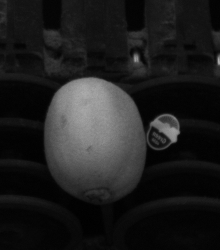
#> input picture CVProject-BarryManuzziSoprani/final challenge/C0_000006.png, 220 x 250 px; the run also reads 1 picture not shown here
$ jupyter execute --allow-errors Final_task.ipynb
#> lines starting #> are read from the running program, lines starting #| are printed output that depends on the picture; after the words box and inside, x2 and y2 are one past the last pixel; in counts of white or black regions, pixels touching at a corner belong together; pictures that were not available may be replaced by others from this repository, and a replacement may not be noted
## FINAL CHALLENGE: KIWI INSPECTION

[cell 1]
# Import libraries
import cv2
import numpy as np
from matplotlib import pyplot as plt

# Load pics
dirname = "final challenge/"
NIR_img_names = [dirname + "C0_00000" + str(i) + ".png" for i in range(6,10)]
NIR_img_names.append(dirname + "C0_000010.png")
Col_img_names = [dirname + "C1_00000" + str(i) + ".png" for i in range(6,10)]
Col_img_names.append(dirname + "C1_000010.png")

[cell 2]
# Loading of Infarared Images
img_NIR = []
img_NIR_RGB = []
j = 0
plt.figure(figsize=(20,5))
for i in NIR_img_names:
    img = cv2.imread(i, cv2.IMREAD_GRAYSCALE)
#> img is the input picture: shape (250, 220); min 0, max 171, mean 30.3
    img_NIR.append(img)

    img_c = cv2.imread(i)
    img_c = cv2.cvtColor(img_c, cv2.COLOR_BGR2RGB)
    img_NIR_RGB.append(img_c)

    plt.subplot(1,5,j+1).axis("off")
    if j==4:
        plt.title("C0_000010")
    else:
        plt.title("C0_00000{}".format(j+6))
    plt.imshow(img, cmap='gray', vmin=0, vmax=255)
    j = j+1
plt.show()

# Loading of Colored Images
img_gray = []
img_RGB = []
j = 0
plt.figure(figsize=(20,5))
#> (the rest of this cell did not finish here and is left out)

[cell 3]
#Histogram plotting
plt.figure(figsize=(20,5))
j = 0
for i in img_NIR:
    hist, bins = np.histogram(i.flatten(),256,[0,256])
    plt.subplot(1,5,j+1)
    if j==4:
        plt.title("Histogram C0_000010")
    else:
        plt.title("Histogram C0_00000{}".format(j+6))
    plt.plot(hist)
    j = j+1
plt.show()
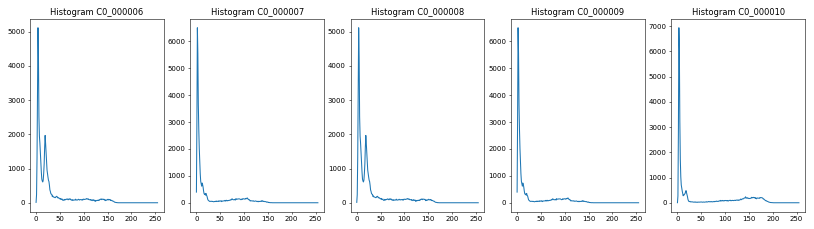
#> figure drawn by matplotlib, 5 panels; panel 1: curve peaks at x = 4, y = 5116; panel 2: curve peaks at x = 2, y = 6510; panel 3: curve peaks at x = 4, y = 5116; panel 4: curve peaks at x = 2, y = 6510

[cell 4]
#Application of a Gaussian Blur
blur = []
plt.figure(figsize=(20,5))
j = 0
for i in img_NIR:
    blur_temp = cv2.GaussianBlur(i,(3,3),0)
    blur.append(blur_temp)
    plt.subplot(1,5,j+1).axis("off")
    if j==4:
        plt.title("C0_000010 with Gaussian Blur")
    else:
        plt.title("C0_00000{} with Gaussian Blur".format(j+6))
    plt.imshow(blur[j], cmap='gray', vmin=0, vmax=255)
    j = j+1

[cell 5]
#Otsu Thresholding to segment the image
otsu = []
plt.figure(figsize=(20,5))
j = 0
for i in img_NIR:
    th, otsu_temp = cv2.threshold(blur[j], 0, 255, cv2.THRESH_OTSU | cv2.THRESH_BINARY)
    otsu.append(otsu_temp)
    plt.subplot(1,5,j+1).axis("off")
    if j==4:
        plt.title("Otsu Threshold for C0_000010")
    else:
        plt.title("Otsu Threshold for C0_00000{}".format(j+6))
    plt.imshow(otsu[j] ,cmap='gray', vmin=0, vmax=255)
    j = j+1
#> this loop made 5 passes
#> pass 1, `th, otsu_temp = cv2.threshold(blur[j], 0, 255, cv2.THRESH_OTSU | cv2.T..`:
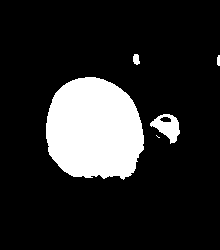
#> otsu_temp: shape (250, 220); 15.7% white; 5 white regions (1 under 20 px), largest, box (x1, y1, x2, y2) and area: (46, 77, 144, 180) 8076, (150, 114, 180, 144) 473, (133, 54, 140, 65) 60, (217, 55, 220, 66) 30
plt.show()

[cell 6]
open_def=[]

open_ker=cv2.getStructuringElement(cv2.MORPH_RECT, (17,17))
plt.figure(figsize=(20,5))
j = 0
for i in img_NIR:
    open_def_temp=cv2.morphologyEx(otsu[j], cv2.MORPH_OPEN, open_ker)
    open_def.append(open_def_temp)
    plt.subplot(1,5,j+1).axis("off")
    if j==4:
        plt.title("Open of C0_000010")
    else:
        plt.title("Open of C0_00000{}".format(j+6))
    plt.imshow(open_def[j], cmap='gray', vmin=0, vmax=255)
    j = j+1
#> this loop made 5 passes
#> pass 1, `open_def_temp=cv2.morphologyEx(otsu[j], cv2.MORPH_OPEN, open_ker)`:
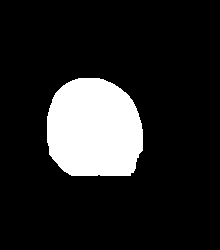
#> open_def_temp: shape (250, 220); 14.5% white; 1 white region, box (x1, y1, x2, y2) and area: (47, 78, 143, 176) 7966

[cell 7]
#filling of the holes inside the fruit blob using a flood-fill approach
holes = []
plt.figure(figsize=(20,5))
j = 0
for i in img_NIR:
    h, w = open_def[j].shape[:2]
    m1 = np.zeros((h+2, w+2), np.uint8)
    ff1 = open_def[j].copy()
    cv2.floodFill(ff1, m1, (0,0), 255)
    holes_temp = cv2.bitwise_not(ff1)
    holes.append(holes_temp)
    plt.subplot(1,5,j+1).axis("off")
    if j==4:
        plt.title("Holes of C0_000010")
    else:
        plt.title("Holes of C0_00000{}".format(j+6))
    plt.imshow(holes[j], cmap='gray', vmin=0, vmax=255)
    j = j+1
#> ff1: shape (200, 220); every value is 255

[cell 8]
#Count the number of defects for each image
n_blobs = []
j = 0

for i in holes:
    cnts = cv2.findContours(i, cv2.RETR_EXTERNAL, cv2.CHAIN_APPROX_SIMPLE)
    cnts = cnts[0] if len(cnts) == 2 else cnts[1]

    n_blobs_temp = 0
    for c in cnts:
        #area = cv2.contourArea(c)
        #cv2.drawContours(mask[j], [c], -1, (36,255,12), -1)
        n_blobs_temp += 1
    n_blobs.append(n_blobs_temp)

    if n_blobs[j] > 0:
        #Print only if at least one defect is found
        print("Number of defects in C0_00000{}: ".format(j+6) + str(n_blobs[j]))

    j = j+1

[cell 9]
#Mask of the apples
#The image pair has little parallax, so a mask might be computed on one image and then applied on the other one.
mask = []
mask_c = []
plt.figure(figsize=(20,5))
j = 0
for i in img_NIR:
    mask_temp = holes[j] | otsu[j]
    mask.append(mask_temp)
    mask_c_temp = cv2.cvtColor(mask[j], cv2.COLOR_GRAY2RGB)
    mask_c.append(mask_c_temp)
    plt.subplot(1,5,j+1).axis("off")
    if j==4:
        plt.title("Mask of C0_000010")
    else:
        plt.title("Mask of C0_00000{}".format(j+6))
    plt.imshow(mask[j], cmap='gray', vmin=0, vmax=255)
    j = j+1

[cell 10]
open=[]
open_c = []

open_ker=cv2.getStructuringElement(cv2.MORPH_RECT, (17,17))
plt.figure(figsize=(20,5))
j = 0
for i in img_NIR:
    open_temp=cv2.morphologyEx(mask[j], cv2.MORPH_OPEN, open_ker)
    open.append(open_temp)
    open_c_temp=cv2.morphologyEx(mask_c[j], cv2.MORPH_OPEN, open_ker)
    open_c.append(open_c_temp)
    plt.subplot(1,5,j+1).axis("off")
    if j==4:
        plt.title("Open of C0_000010")
    else:
        plt.title("Open of C0_00000{}".format(j+6))
    plt.imshow(open[j], cmap='gray', vmin=0, vmax=255)
    j = j+1

[cell 11]
#Application of the masks to infrared images
app_nir = []
plt.figure(figsize=(20,5))
j = 0
for i in img_NIR:
    app_nir_temp = i * (open[j]/255)
    app_nir.append(app_nir_temp)
    plt.subplot(1,5,j+1).axis("off")
    if j==4:
        plt.title("Infrared C0_000010 without Background")
    else:
        plt.title("Infrared C0_00000{} without Background".format(j+6))
    plt.imshow(app_nir[j], cmap='gray', vmin=0, vmax=255)
    j = j+1
#> this loop made 5 passes
#> pass 1, `app_nir_temp = i * (open[j]/255)`:
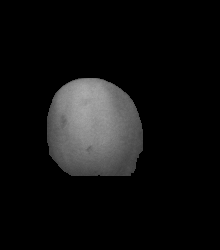
#> app_nir_temp: shape (250, 220) float64; min 0, max 171, mean 16.4
#> pass 2, `app_nir_temp = i * (open[j]/255)`:
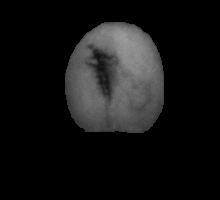
#> app_nir_temp: shape (200, 220) float64; min 0, max 158, mean 19.7
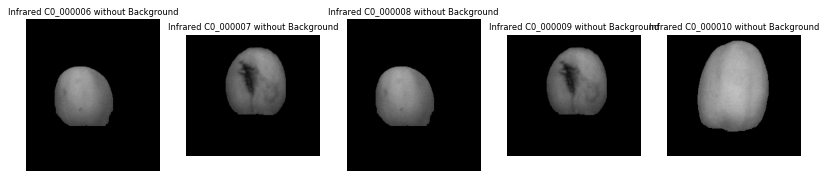
#> figure drawn by matplotlib, 5 panels

[cell 12]
#Application of the masks to colored images
bool_mask = []
plt.figure(figsize=(20,5))
j = 0
#> (the rest of this cell did not finish here and is left out)

[cell 13]
#Change of the color of the defects
#print("Holes")
j = 0
plt.figure(figsize=(20,5))

holes_col = []

for i in holes:
    i = i.astype(np.uint8)

    h_holes, w_holes = i.shape

    holes_col_temp = np.zeros((h_holes, w_holes, 3), np.uint8)
    holes_col_temp[:,:,2] = i + holes_col_temp[:,:,2]

    holes_col.append(holes_col_temp)

    plt.subplot(1,5,j+1).axis("off")
    plt.title("C0_00000{} Colored Defects".format(j+6))

    j = j+1

    plt.imshow(holes_col_temp)
#> holes_col_temp: shape (200, 220, 3); every value is 0
plt.show()
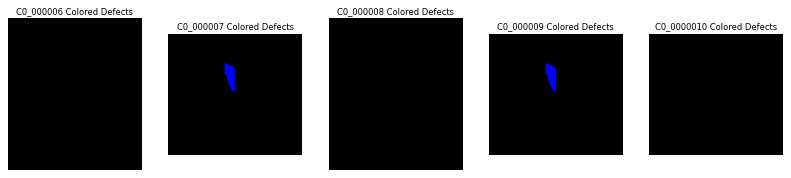
#> figure drawn by matplotlib, 5 panels

[cell 14]
#Sovrapposition of highlighted defects onto the NIR images
#print("Blended")
j = 0
plt.figure(figsize=(20,5))

blended = []

for i in holes_col:
    i = np.array(i,np.uint8)

    blended_temp = cv2.addWeighted(img_NIR_RGB[j], 0.5, i, 0.8, 0)
    blended.append(blended_temp)

    plt.subplot(1,5,j+1).axis("off")
    plt.title("Defects of C0_00000{}".format(j+6))

    j = j+1

    plt.imshow(blended_temp)
#> this loop made 5 passes
#> pass 1, `blended_temp = cv2.addWeighted(img_NIR_RGB[j], 0.5, i, 0.8, 0)`:
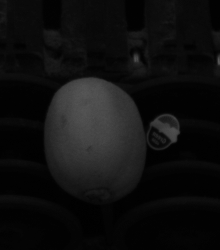
#> blended_temp: shape (250, 220, 3); min 0, max 86, mean 15.2
#> pass 2, `blended_temp = cv2.addWeighted(img_NIR_RGB[j], 0.5, i, 0.8, 0)`:
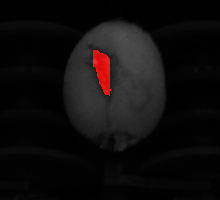
#> blended_temp: shape (200, 220, 3); mean of channels 0, 1, 2 12.7, 12.7, 15.2; drawn as B, G, R
plt.show()
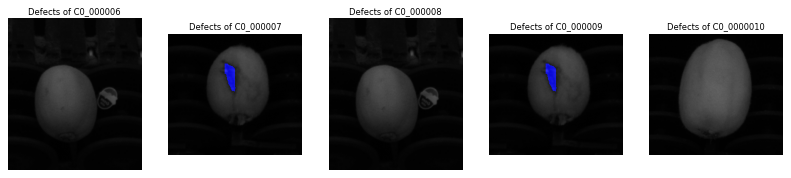
#> figure drawn by matplotlib, 5 panels
